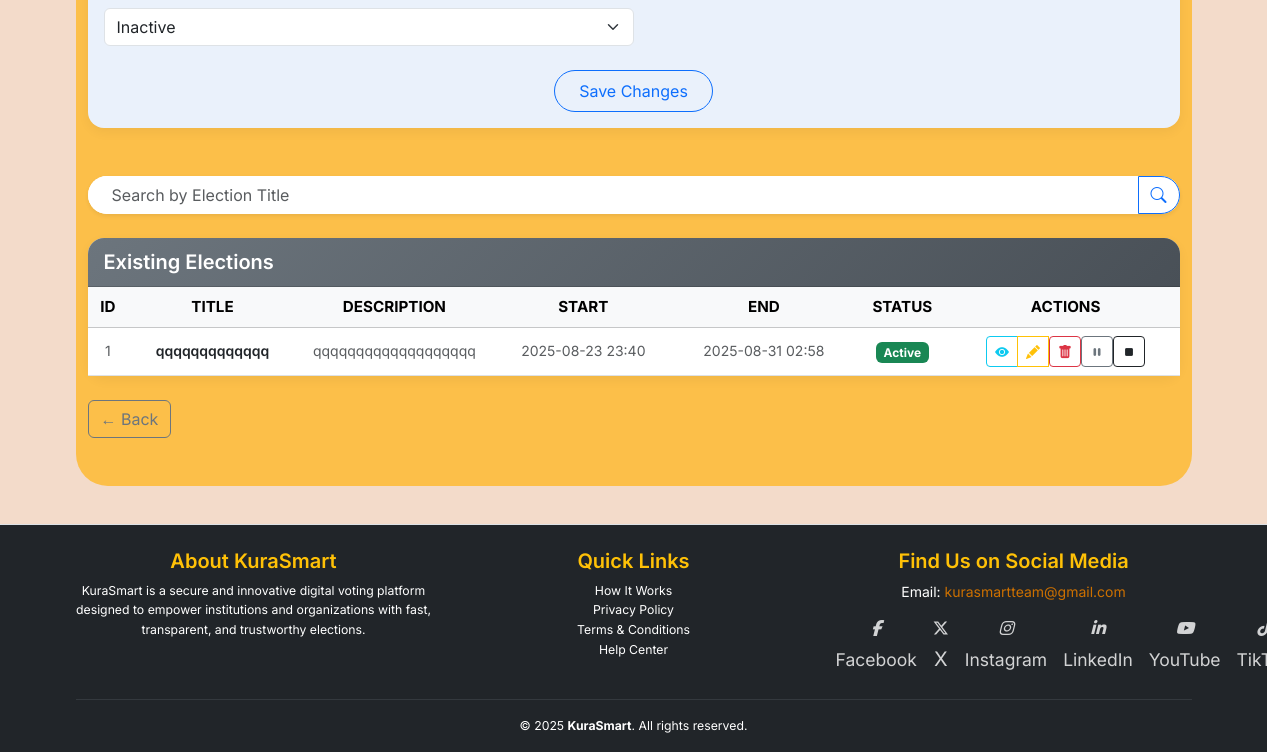
/admin/manage-elections (signed in, lower part), run on an earlier commit of the app's database.
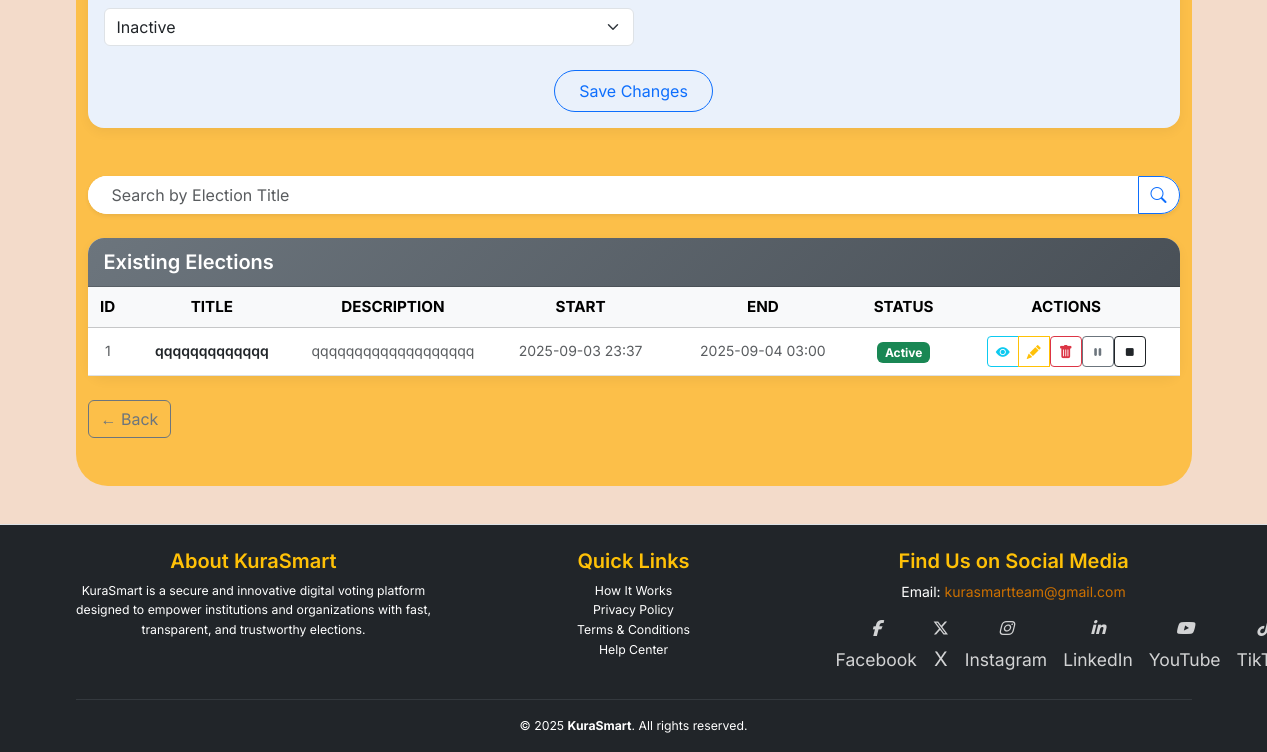
And on a later commit of the database.
### app/models.py (models this page shows, shortened)
class Election(db.Model):
    __tablename__ = 'election'
    id = db.Column(db.Integer, primary_key=True)
    title = db.Column(db.String(255), nullable=False)
    description = db.Column(db.Text)
    start_date = db.Column(db.DateTime(timezone=True), nullable=False)
    end_date = db.Column(db.DateTime(timezone=True), nullable=False)
    is_active = db.Column(db.Boolean, default=True)
    status = db.Column(db.Enum(ElectionStatusEnum), nullable=False, default=ElectionStatusEnum.INACTIVE)
    created_at = db.Column(db.DateTime(timezone=True), default=lambda: datetime.now(ZoneInfo("UTC")))
    updated_at = db.Column(db.DateTime(timezone=True), onupdate=lambda: datetime.now(ZoneInfo("UTC")))
    deactivated_by = db.Column(db.Integer, db.ForeignKey('users.id'))
    candidates = db.relationship('Candidate', back_populates='election', lazy='select')
    positions = db.relationship('Position', back_populates='election', lazy='select', cascade="all, delete-orphan")
    votes = db.relationship('Vote', back_populates='election', lazy='select')
    @property
    def start_date_local(self):
        return self.start_date.astimezone(ZoneInfo("Africa/Nairobi")) if self.start_date else None
    @property
    def end_date_local(self):
        return self.end_date.astimezone(ZoneInfo("Africa/Nairobi")) if self.end_date else None

### app/routes/web_auth.py (the view, shortened to what this page needs)
@admin_web_bp.route('/manage-elections', methods=['GET', 'POST'])
@login_required
def manage_elections():
    if not (current_user.is_superadmin or current_user.role == UserRole.admin.value):
        abort(403)
    form = ElectionForm()
    local_tz = ZoneInfo("Africa/Nairobi")
    now_local = datetime.now(local_tz)  # always aware, always local
    current_datetime = now_local.strftime('%Y-%m-%dT%H:%M')
    try:
        search_title = request.args.get("search_title", "").strip()
        elections_query = Election.query
        if search_title:
            elections_query = elections_query.filter(Election.title.ilike(f"{search_title}%"))
        elections = elections_query.order_by(Election.start_date.desc()).all()
        for election in elections:
            if election.status not in [ElectionStatusEnum.ENDED, ElectionStatusEnum.PAUSED]:
                start_dt = election.start_date
                end_dt = election.end_date
                if start_dt and start_dt.tzinfo is None:
                    start_dt = start_dt.replace(tzinfo=local_tz)
                if end_dt and end_dt.tzinfo is None:
                    end_dt = end_dt.replace(tzinfo=local_tz)
                if start_dt and end_dt:
                    if start_dt <= now_local < end_dt:
                        election.status = ElectionStatusEnum.ACTIVE
                    elif now_local >= end_dt:
                        election.status = ElectionStatusEnum.ENDED
        db.session.commit()
        return render_template(
            "admin/manage_elections.html",
            elections=elections,
            form=form,
            current_datetime=current_datetime,
            search_title=search_title,
            now=now_local
        )
    except Exception as e:
        db.session.rollback()
        flash(f"Error managing elections: {e}", "danger")
        return redirect(url_for("admin_web.dashboard"))

### app/forms/forms.py (shortened to what this page needs)
class ElectionForm(FlaskForm):
    title = StringField("Title", validators=[DataRequired()])
    description = TextAreaField("Description")
    start_date = DateTimeLocalField(
        "Start Date", format="%Y-%m-%dT%H:%M", validators=[DataRequired()]
    )
    end_date = DateTimeLocalField(
        "End Date", format="%Y-%m-%dT%H:%M", validators=[DataRequired()]
    )
    status = SelectField(
        "Status",
        choices=[(e.value, e.name.title()) for e in ElectionStatusEnum],
        validators=[DataRequired()],
        coerce=str,
    )
    candidates = FieldList(FormField(CandidateForm), min_entries=1)
    submit = SubmitField("Save Changes")
    LOCAL_TZ = ZoneInfo("Africa/Nairobi")

### app/routes/web_auth.py (called while the page is built)
@admin_web_bp.context_processor
def inject_notifications():
    if current_user.is_authenticated:
        unread_notifications = Notification.query.filter_by(user_id=current_user.id, read=False).order_by(Notification.created_at.desc()).all()
        return dict(unread_notifications=unread_notifications)
    return dict(unread_notifications=[])

### app/templates/admin/manage_elections.html (shortened to what the changed rows need)
{% extends "base.html" %}
{% block content %}
<div class="manage-elections-background py-5">
  <div class="container" data-aos="fade-up">
    <div class="card soft-card" data-aos="fade-left">
      <div class="card-body p-0">
        {% if elections %}
          <div class="table-responsive">
            <table class="table align-middle table-hover text-center mb-0">
              <thead class="table-light text-dark">
                <tr class="fw-semibold">
                  <th>ID</th>
                  <th>Title</th>
                  <th class="d-none d-sm-table-cell">Description</th>
                  <th>Start</th>
                  <th>End</th>
                  <th>Status</th>
                  <th>Actions</th>
                </tr>
              </thead>
              <tbody>
                {% for election in elections %}
                  {% set status = election.status.value if election.status else 'unknown' %}
                  {% set status_clr = {'inactive':'secondary','active':'success','paused':'info','ended':'danger'}.get(status,'dark') %}
                  <tr data-aos="fade-up" data-aos-delay="{{ loop.index * 50 }}">
                    <td class="text-muted small">{{ election.id }}</td>
                    <td class="fw-semibold text-dark small">{{ election.title }}</td>
                    <td class="text-muted small d-none d-sm-table-cell text-truncate" style="max-width: 150px;">{{ election.description or '—' }}</td>
                    <td class="text-muted small">{{ election.start_date_local.strftime('%Y-%m-%d %H:%M') }}</td>
                    <td class="text-muted small">{{ election.end_date_local.strftime('%Y-%m-%d %H:%M') }}</td>
                    <td>
                      <span class="badge bg-{{ status_clr }}">{{ status.title() }}</span>
                    </td>
                    <td>
                      <div class="btn-group" role="group">
                        <a href="{{ url_for('admin_web.view_election', election_id=election.id) }}" class="btn btn-sm btn-outline-info" title="View Details">
                          <i class="bi bi-eye-fill"></i>
                        </a>
                        <a href="{{ url_for('admin_web.edit_election', election_id=election.id) }}" class="btn btn-sm btn-outline-warning" title="Edit">
                          <i class="bi bi-pencil-fill"></i>
                        </a>
                        <form method="POST" action="{{ url_for('admin_web.delete_election', election_id=election.id) }}" onsubmit="return confirm('Are you sure?');" class="d-inline">
                          <button type="submit" class="btn btn-sm btn-outline-danger" title="Delete">
                            <i class="bi bi-trash-fill"></i>
                          </button>
                        </form>
                        {% if status == 'active' %}
                          <form method="POST" action="{{ url_for('admin_web.pause_election', election_id=election.id) }}" class="d-inline">
                            <button type="submit" class="btn btn-sm btn-outline-secondary" title="Pause">
                              <i class="bi bi-pause-fill"></i>
                            </button>
                          </form>
                          <form method="POST" action="{{ url_for('admin_web.end_election', election_id=election.id) }}" class="d-inline">
                            <button type="submit" class="btn btn-sm btn-outline-dark" title="End">
                              <i class="bi bi-stop-fill"></i>
                            </button>
                          </form>
                        {% endif %}
                      </div>
                    </td>
                  </tr>
                {% endfor %}
              </tbody>
            </table>
          </div>
        {% else %}
          <p class="text-center text-muted">No elections found.</p>
        {% endif %}
      </div>
    </div>
  </div>
</div>
{% endblock %}

What changed in the data, as far as the page shows it:
changed Election "qqqqqqqqqqqqq": start_date_local "2025-08-23 23:40" → "2025-09-03 23:37"; end_date_local "2025-08-31 02:58" → "2025-09-04 03:00"
